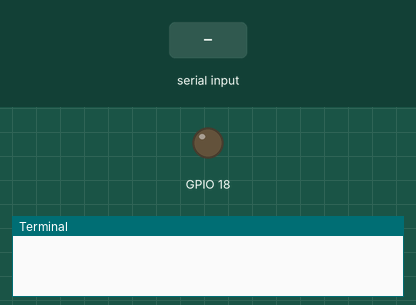
Bench run of a program on a simulated Raspberry Pi (BCM pin numbers). Parts: output pins drawn as LEDs (lit = HIGH), the last lines printed to the terminal. The inputs (shaded band) are chosen by the test bench.

Above: at 1.2 s.
1.3 s: "1\n" received over the second serial link
At 2.4 s:
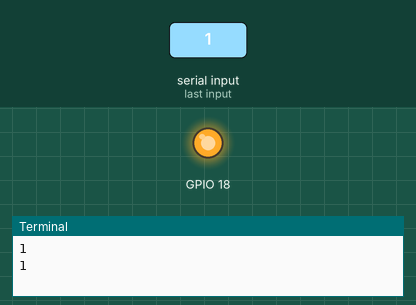
2.8 s: "5\n" received over the second serial link
At 3.6 s:
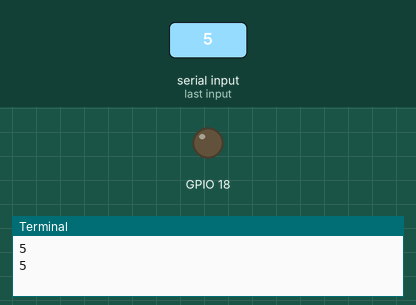
Timing chart, 0 to 5.8 s (numbered marks = the images above; inputs shaded):
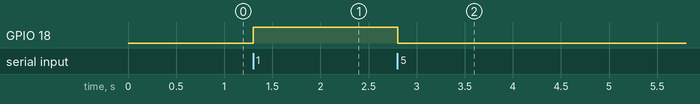

The program:

seria_test.py
```python
""" run serial_test on the arduino """

import serial
import RPi.GPIO as GPIO
import time

GPIO.setmode(GPIO.BCM)
GPIO.setwarnings(False)
GPIO.setup(18,GPIO.OUT)

ser = serial.Serial('/dev/ttyUSB0',9600)
s = [0,1]
n = [0,1]
while True:
	read_serial=ser.readline()
	n[0] = int (read_serial,10)
	s[0] = str(n[0])
	if n[0] == 1:
            print "LED on"
            GPIO.output(18,GPIO.HIGH)
        else:
            print "LED off"
            GPIO.output(18,GPIO.LOW)
	print s[0]
	print read_serial
```

Measured:
- after the input at 1.3 s, GPIO 18: LOW → HIGH at once
- after the input at 2.8 s, GPIO 18: HIGH → LOW at once
